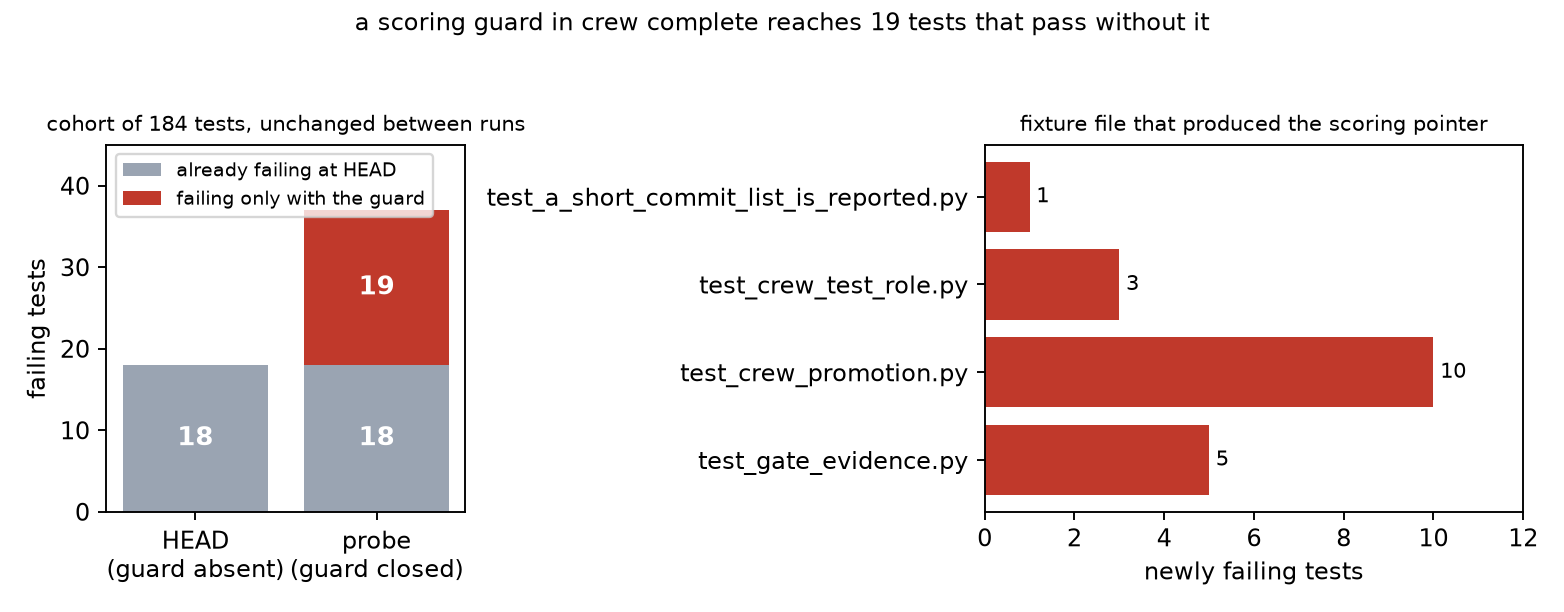

The script that saved this image:
"""Exposure of the promotion cohort to a scoring guard inside crew complete.

Left panel: how the cohort's failures split when the guard is flipped closed.
Right panel: which fixture files supply the scoring pointers the guard reaches.
"""

from pathlib import Path

import matplotlib

matplotlib.use("Agg")
import matplotlib.pyplot as plt

HERE = Path(__file__).resolve().parent

BASELINE_FAILED = 18
PROBE_FAILED = 37
NEWLY_FAILING = 19
COHORT_TESTS = 184

SOURCES = [
    ("tests/test_gate_evidence.py", 5),
    ("tests/test_crew_promotion.py", 10),
    ("tests/test_crew_test_role.py", 3),
    ("tests/test_a_short_commit_list_is_reported.py", 1),
]


def _composition(ax) -> None:
    labels = ["HEAD\n(guard absent)", "probe\n(guard closed)"]
    pre = [BASELINE_FAILED, BASELINE_FAILED]
    new = [0, NEWLY_FAILING]
    ax.bar(labels, pre, color="#9aa4b2", label="already failing at HEAD")
    ax.bar(
        labels, new, bottom=pre, color="#c0392b", label="failing only with the guard"
    )
    ax.text(
        0,
        BASELINE_FAILED / 2,
        str(BASELINE_FAILED),
        ha="center",
        va="center",
        color="white",
        fontsize=11,
        fontweight="bold",
    )
    ax.text(
        1,
        BASELINE_FAILED / 2,
        str(BASELINE_FAILED),
        ha="center",
        va="center",
        color="white",
        fontsize=11,
        fontweight="bold",
    )
    ax.text(
        1,
        BASELINE_FAILED + NEWLY_FAILING / 2,
        str(NEWLY_FAILING),
        ha="center",
        va="center",
        color="white",
        fontsize=11,
        fontweight="bold",
    )
    ax.set_ylabel("failing tests")
    ax.set_title(f"cohort of {COHORT_TESTS} tests, unchanged between runs", fontsize=9)
    ax.legend(fontsize=8, loc="upper left")
    ax.set_ylim(0, PROBE_FAILED + 8)


def _by_source(ax) -> None:
    names = [name.split("/")[-1] for name, _ in SOURCES]
    counts = [count for _, count in SOURCES]
    ax.barh(names, counts, color="#c0392b")
    for yi, count in enumerate(counts):
        ax.text(count + 0.15, yi, str(count), va="center", fontsize=9)
    ax.set_xlabel("newly failing tests")
    ax.set_title("fixture file that produced the scoring pointer", fontsize=9)
    ax.set_xlim(0, max(counts) + 2)


def main() -> None:
    fig, (left, right) = plt.subplots(
        1, 2, figsize=(9.2, 3.6), gridspec_kw={"width_ratios": [1, 1.5]}
    )
    _composition(left)
    _by_source(right)
    fig.suptitle(
        "a scoring guard in crew complete reaches 19 tests that pass without it",
        fontsize=10,
    )
    fig.tight_layout(rect=(0, 0, 1, 0.94))
    fig.savefig(HERE / "exposure_counts.png", dpi=170)


if __name__ == "__main__":
    main()
